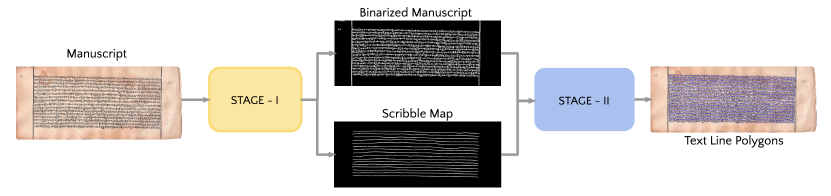
#> input picture imgs/overall.png, 1662 x 391 px (shown at 1/2 size)
$ python -i datapreparation.py   (imports and definitions only)   (older library calls are emulated)
#> lines starting #> are read from the running program, lines starting #| are printed output that depends on the picture; after the words box and inside, x2 and y2 are one past the last pixel; in counts of white or black regions, pixels touching at a corner belong together
#> further down, picture is the input picture: shape (391, 1662, 3); mean B, G, R 205.5, 207.6, 211.3
'''
Given the dataset
in the desired structure
mentioned in README .

Args:
  > Input  : Configurations for image and dataset JSON file .
            > Ground Truth Binary Folder.
            > Image Folder
  > Output : Set of final folders where everything is structured as per the input to code.

'''


# Library Imports
import sys
import os
import cv2
import json
import argparse
import itertools
import numpy as np
from empatches import EMPatches
from skimage.filters import (threshold_otsu, threshold_niblack,threshold_sauvola)


#File Import
sys.path.append('..')

# Global Parameters
THICKNESS = 5
PATCHSIZE = 256
OVERLAP = 0.25

# Argument Parser
# [31 lines left out: functions argumentParser, createFolders, not called in this run]

# Binarisation technique
def sauvola_niblack_threshold(image,window_size=7):
#> called with window_size = 15
    h,w,c=image.shape
#> h = 391; w = 1662; c = 3
    if(c>1):
        image = cv2.cvtColor(image, cv2.COLOR_BGR2GRAY)
    binary_global = image > threshold_otsu(image)
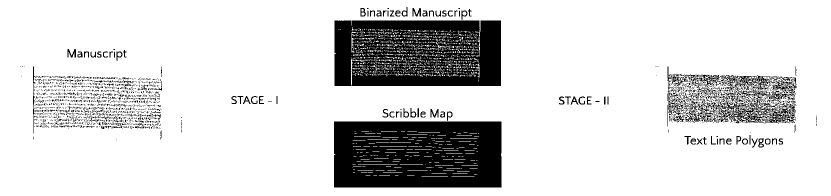
#> binary_global: shape (391, 1662) bool (shown at 1/2 size); 84.5% white; 1716 black regions (1592 under 20 px), largest, box (x1, y1, x2, y2) and area: (668, 243, 1003, 375) 41831, (669, 41, 1002, 172) 38006, (1368, 172, 1591, 247) 5061
    thresh_niblack = threshold_niblack(image, window_size=window_size, k=0.8)
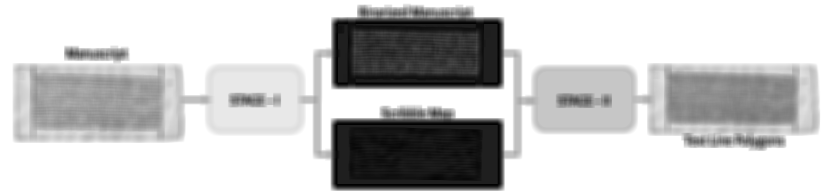
#> thresh_niblack: shape (391, 1662) float64 (shown at 1/2 size); min -35.49, max 255, mean 194; drawn with min black and max white
    thresh_sauvola = threshold_sauvola(image, window_size=window_size)
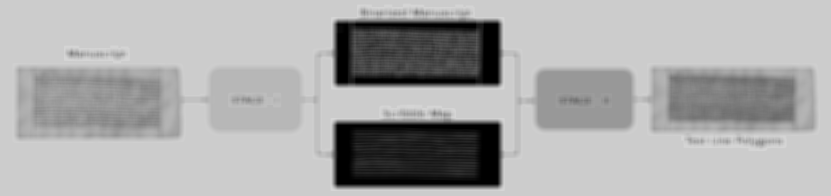
#> thresh_sauvola: shape (391, 1662) float64 (shown at 1/2 size); min 0, max 215, mean 170.7
    binary_niblack = image > thresh_niblack
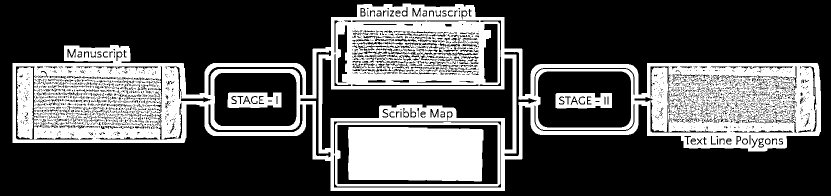
#> binary_niblack: shape (391, 1662) bool (shown at 1/2 size); 32.6% white; 37 white regions (16 under 20 px), largest, box (x1, y1, x2, y2) and area: (25, 7, 1642, 382) 173414, (696, 254, 967, 363) 28266, (34, 134, 67, 278) 4205
    binary_sauvola = image > thresh_sauvola
#> binary_sauvola: shape (391, 1662) bool; 85.5% white; 2350 black regions (2118 under 20 px), largest, box (x1, y1, x2, y2) and area: (668, 243, 1003, 375) 37417, (704, 41, 1002, 172) 26533, (669, 41, 703, 172) 4296
    return(binary_sauvola,binary_niblack)

# Cleaning while binarisation
def cleanImage(img):
    _, blackAndWhite = cv2.threshold(img, 127, 255, cv2.THRESH_BINARY_INV)
    nlabels, labels, stats, centroids = cv2.connectedComponentsWithStats(blackAndWhite, None, None, None, 8, cv2.CV_32S)
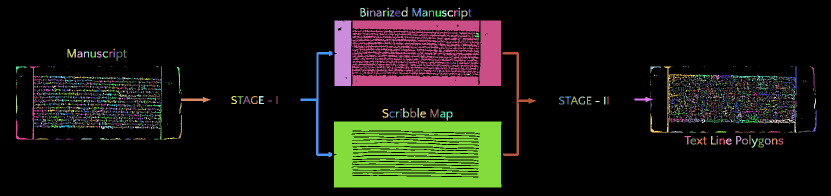
#> labels: shape (391, 1662) int32 (shown at 1/2 size); 2351 distinct labels, from 0 to 2350; one colour per label, 0 black
#> nlabels = 2351; stats = 2351 rows, first 6: [0, 0, 1662, 391, 555469], [734, 15, 3, 4, 8], [775, 15, 3, 4, 9], [803, 14, 12, 19, 98], [917, 15, 3, 4, 8], [721, 16, 11, 18, 107]; centroids = 2351 pairs, first value 32 to 1631, second value 16.5 to 308.5
    sizes = stats[1:, -1] #get CC_STAT_AREA component
#> sizes = 2350 values, max 37417 at index 2181, min 1 at index 24, mean 40.16
    img2 = np.zeros((labels.shape), np.uint8)
    for i in range(0, nlabels - 1):
        if sizes[i] >= 30:   #filter small dotted regions
            img2[labels == i + 1] = 255
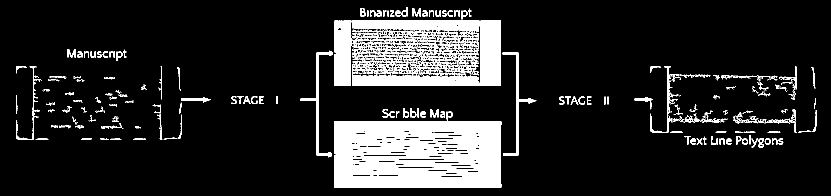
#> img2: shape (391, 1662) (shown at 1/2 size); 12.9% white; 164 white regions, largest, box (x1, y1, x2, y2) and area: (668, 243, 1003, 375) 37417, (704, 41, 1002, 172) 26533, (669, 41, 703, 172) 4296
    res = cv2.bitwise_not(img2)
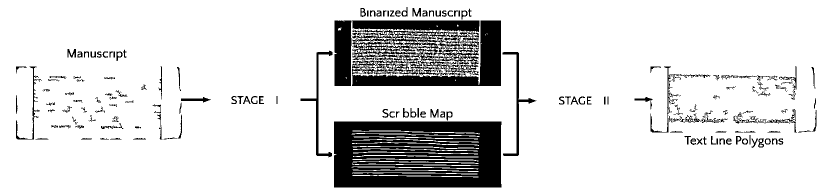
#> res: shape (391, 1662) (shown at 1/2 size); 87.1% white; 164 black regions, largest, box (x1, y1, x2, y2) and area: (668, 243, 1003, 375) 37417, (704, 41, 1002, 172) 26533, (669, 41, 703, 172) 4296
    return res

# Preproceesing : Binarisation of documents
def preprocess(image):
    bs,bn = sauvola_niblack_threshold(image,window_size=15)
    bs = bs * 255
    bn = bn * 255
    # Reshape it
    bs = bs.reshape((bs.shape[0],bs.shape[1],1))
    bs =np.uint8(bs)
    clean_image=255-cleanImage(bs)
    # Copy it to 3 channels..
    clean_image = np.stack((clean_image,) * 3, axis=-1)
    return(clean_image)

# Drawing scribble on canvas
def drawScribble(canvas,scribble, thickness=THICKNESS):
    canvas=cv2.polylines(canvas,np.int32([scribble]),False,(255,255,255),thickness)
    return canvas

# Binarisation Function Call
def get_channel_binary(image):
    binImage = preprocess(image)
    graybinImage = cv2.cvtColor(binImage ,cv2.COLOR_BGR2GRAY)
    graybinImage = graybinImage/255
    graybinImage = np.asarray(graybinImage,dtype=np.int32)
    return graybinImage

# Scribble Map Generation
# [78 lines left out: functions get_channel_scibbles, datasetPrepare, not called in this run]

# Main
# [5 lines not run here, left out]

>>> import cv2
>>> picture = cv2.imread('imgs/overall.png')
>>> result = get_channel_binary(picture)

$ run again, on imgs/stage2.png
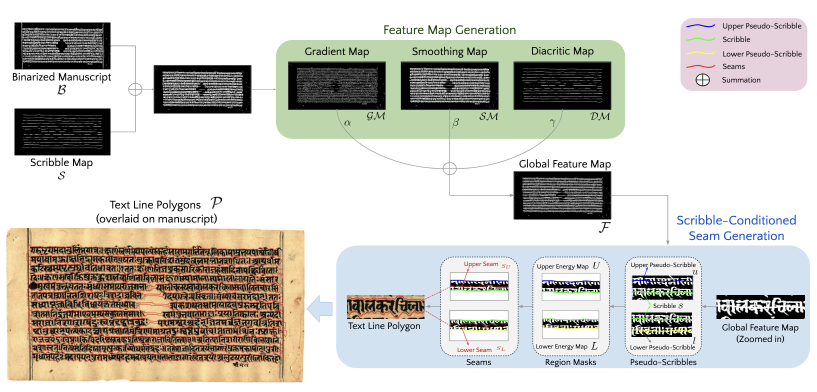
#> input picture imgs/stage2.png, 1634 x 784 px (shown at 1/2 size)
#> picture is the input picture: shape (784, 1634, 3); mean B, G, R 195.3, 201.4, 203.7
#> binary_global: shape (784, 1634) bool; 81.7% white; 1215 black regions (821 under 20 px), largest, box (x1, y1, x2, y2) and area: (53, 456, 573, 761) 76294, (576, 123, 772, 220) 18971, (1027, 123, 1223, 220) 18602
#> binary_niblack: shape (784, 1634) bool; 44.7% white; 342 white regions (248 under 20 px), largest, box (x1, y1, x2, y2) and area: (5, 38, 1627, 772) 505264, (1353, 29, 1622, 189) 25620, (1030, 126, 1220, 217) 16951
#> binary_sauvola: shape (784, 1634) bool; 85.1% white; 2269 black regions (1541 under 20 px), largest, box (x1, y1, x2, y2) and area: (1027, 123, 1223, 220) 15775, (29, 217, 221, 311) 15121, (307, 130, 503, 227) 11689
#> in cleanImage, `nlabels, labels, stats, centroids = cv2.connectedComponentsWithStats(b..`:
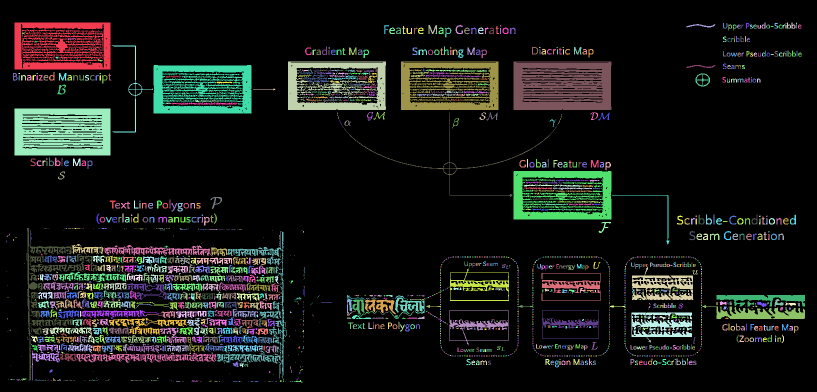
#> labels: shape (784, 1634) int32 (shown at 1/2 size); 2270 distinct labels, from 0 to 2269; one colour per label, 0 black
#> nlabels = 2270; stats = 2270 rows, first 6: [0, 0, 1634, 784, 1090294], [29, 45, 192, 94, 11083], [1523, 45, 8, 12, 48], [1574, 45, 8, 12, 50], [1583, 45, 8, 12, 50], [1592, 45, 2, 12, 14]; centroids = 2270 pairs, first value 13 to 1599.4, second value 46.5 to 763
#> sizes = 2269 values, max 15775 at index 251, min 1 at index 28, mean 84.07
#> in cleanImage, `res = cv2.bitwise_not(img2)`:
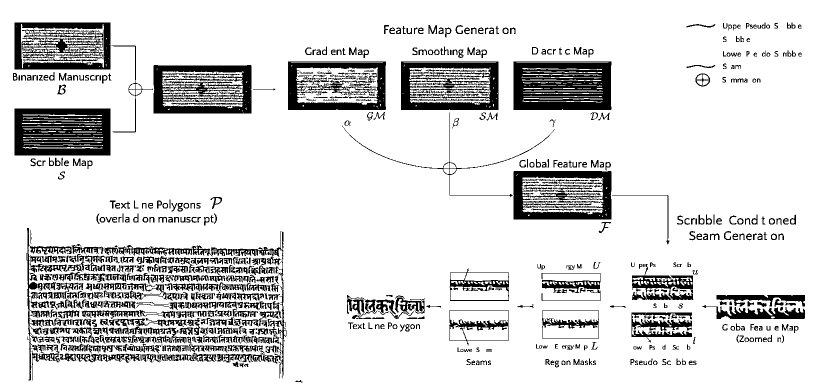
#> res: shape (784, 1634) (shown at 1/2 size); 85.8% white; 619 black regions, largest, box (x1, y1, x2, y2) and area: (1027, 123, 1223, 220) 15775, (29, 217, 221, 311) 15121, (307, 130, 503, 227) 11689
